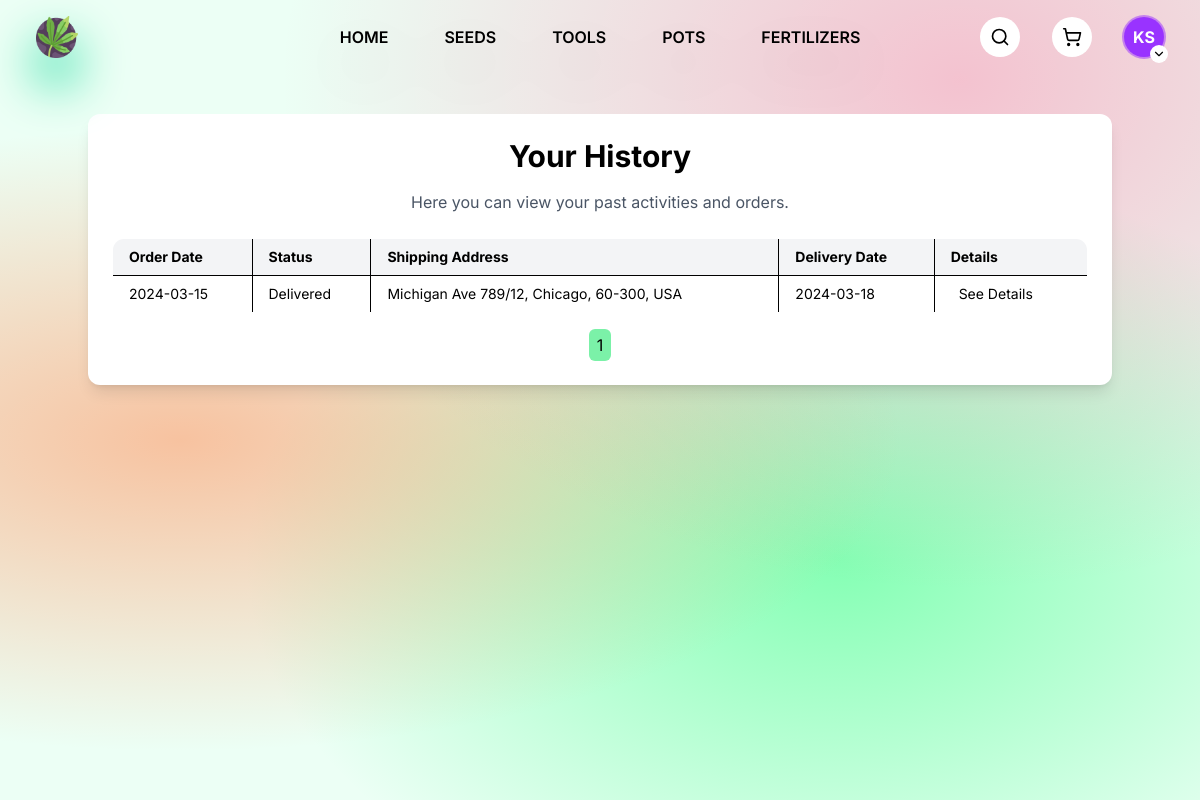
The app's page /pages/history/index.php?type=list&page=1 (signed in), older data.
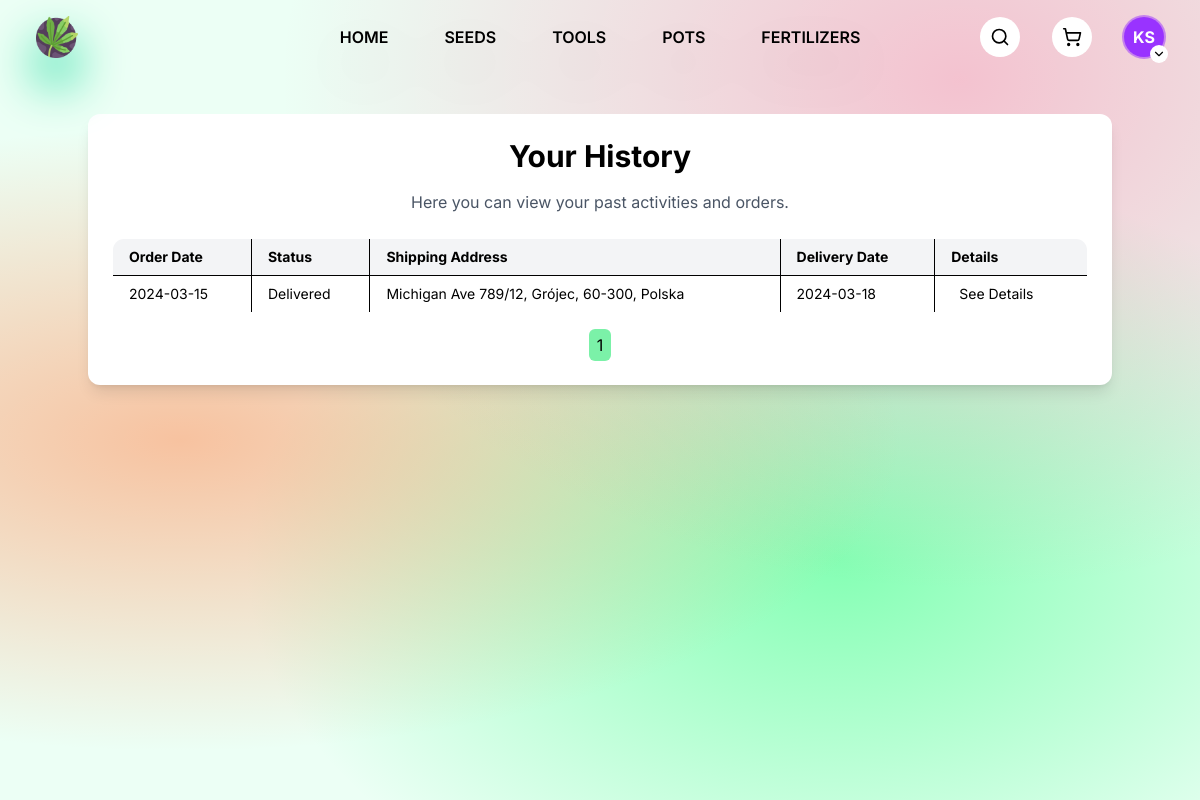
The same page, newer data.
### tables this page shows
CREATE TABLE orders (
  order_id         INT     PRIMARY KEY AUTO_INCREMENT,
  user_id          INT     NOT NULL,
  order_address_id INT     NOT NULL,
  delivered        BOOLEAN NOT NULL    DEFAULT FALSE,
  order_date       DATE    NOT NULL,
  delivery_date    DATE        NULL,

  FOREIGN KEY (user_id) REFERENCES users(user_id) ON DELETE CASCADE,
  FOREIGN KEY (order_address_id) REFERENCES order_addresses(order_address_id) ON DELETE CASCADE
);

CREATE TABLE order_addresses (
  order_address_id INT          PRIMARY KEY AUTO_INCREMENT,
  country          VARCHAR(100) NOT NULL,
  city             VARCHAR(100) NOT NULL,
  street           VARCHAR(100) NOT NULL,
  building_number  VARCHAR(10)  NOT NULL,
  apartment_number VARCHAR(10)      NULL,
   
  postal_code      CHAR(6)      NOT NULL
);

### pages/history/index.php (the view, shortened to what this page needs)
<?php
require_once __DIR__ . '/../../php/db.php';
$user = null;
if (isset($_SESSION['user_id'])) {
    $user_id = $_SESSION['user_id'];
    $stmt = $db_o->prepare("SELECT * FROM users WHERE user_id = ?");
    $stmt->bind_param("i", $user_id);
    $stmt->execute();
    $result = $stmt->get_result();
    if ($result->num_rows > 0) {
        $user = $result->fetch_assoc();
    }
}
if (isset($_GET['page']) && is_numeric($_GET['page'])) {
    $pg = (int)$_GET['page'];
    $offset = ($pg - 1) * 10;
} else {
    $pg = 1;
}
$stmt = $db_o->prepare('SELECT orders.order_date, IF(orders.delivered = 1, "Delivered", "Not Delivered"), order_addresses.street, order_addresses.building_number, order_addresses.apartment_number, order_addresses.city, order_addresses.postal_code, order_addresses.country, IF(orders.delivery_date IS NOT NULL, orders.delivery_date, "On The Way") as "status_dostawy", orders.order_id from orders inner join order_addresses on orders.order_address_id = order_addresses.order_address_id WHERE orders.user_id = ? ORDER BY orders.order_date DESC LIMIT 10 OFFSET ?');
$stmt->bind_param('ii', $user['user_id'], $offset);
$stmt->execute();
$result = $stmt->get_result();
?>
<!DOCTYPE html>
<html lang="en">
<head>
    <link rel="stylesheet" href="./styles.css" />
    <script src="https://unpkg.com/@tailwindcss/browser@4.1.7"></script>
</head>
<body class="font-[Inter]">
    <div class="relative h-dvh">
        <div class="primary-radial-background absolute inset-0 -z-[1]"></div>
        <nav class="px-[3vw] py-4 grid place-items-center grid-cols-3">
            <div class="justify-self-start">
                <a href="../home/index.php" class="drop-shadow-2xl drop-shadow-emerald-400 transition duration-200 hover:drop-shadow-lime-400">
                    <img src="../../public/images/icon.png" alt="growzone icon" width="42" />
                </a>
            </div>
            <div class="justify-self-center flex gap-10 font-semibold uppercase drop-shadow-2xl">
                <a href="../home/index.php" class="hover:text-white transition-colors rounded-lg hover:bg-black px-2 py-1">Home</a>
                <a href="../search/index.php?category=seeds" class="hover:text-white transition-colors rounded-lg hover:bg-black px-2 py-1">Seeds</a>
                <a href="../search/index.php?category=tools" class="hover:text-white transition-colors rounded-lg hover:bg-black px-2 py-1">Tools</a>
                <a href="../search/index.php?category=pots" class="hover:text-white transition-colors rounded-lg hover:bg-black px-2 py-1">Pots</a>
                <a href="../search/index.php?category=fertilizers" class="hover:text-white transition-colors rounded-lg hover:bg-black px-2 py-1">Fertilizers</a>
            </div>
            <div class="justify-self-end flex gap-8">
                <a href="../search/index.php" class="size-10 p-2.5 grid place-items-center bg-white rounded-full cursor-pointer transition hover:bg-black hover:*:stroke-white">
                    <i data-lucide="search" class="size-full transition"></i>
                </a>
                <a href="../cart/index.php" class="size-10 p-2.5 grid place-items-center bg-white rounded-full cursor-pointer transition hover:bg-black hover:*:stroke-white">
                    <i data-lucide="shopping-cart" class="size-full transition"></i>
                </a>
                <div class="relative group">
                    <button class="size-10 cursor-pointer relative">
                        <span class="avatar [--primary:var(--color-neutral-300)] bg-[var(--primary)] ring-2 ring-[var(--primary)]/50 animate-pulse font-bold text-white size-full rounded-full grid place-items-center" data-first-name="<?= htmlspecialchars($user['first_name']) ?>" data-last-name="<?= htmlspecialchars($user['last_name']) ?>">-</span>
                        <div class="absolute bg-white p-0.5 rounded-full grid place-items-center -bottom-1.5 -right-1">
                            <i data-lucide="chevron-down" class="size-[14px]"></i>
                        </div>
                    </button>
                </div>
            </div>
        </nav>
    <?php if($result->num_rows == 0) : ?>
        <div class="flex justify-center items-center mt-10 px-4">
            <div class="bg-white rounded-xl shadow-lg p-6 w-full max-w-5xl">
                <h1 class="text-3xl font-bold text-center mb-4">Your History</h1>
                <p class="text-center text-gray-600 mb-6">You have no orders.</p>
            </div>
        </div>
    <?php elseif(isset($_GET['type']) && $_GET['type'] == 'list' && $result->num_rows > 0) : ?>
    <div class="flex justify-center items-center mt-10 px-4">
        <div class="bg-white rounded-xl shadow-lg p-6 w-full max-w-5xl">
            <h1 class="text-3xl font-bold text-center mb-4">Your History</h1>
            <p class="text-center text-gray-600 mb-6">Here you can view your past activities and orders.</p>
            <div class="overflow-x-auto">
                <table class="table-auto w-full border border-neutral-700 text-sm text-left rounded-xl overflow-hidden">
                    <thead class="bg-gray-100">
                        <tr>
                            <th class="border border-black px-4 py-2">Order Date</th>
                            <th class="border border-black px-4 py-2">Status</th>
                            <th class="border border-black px-4 py-2">Shipping Address</th>
                            <th class="border border-black px-4 py-2">Delivery Date</th>
                            <th class="border border-black px-4 py-2">Details</th>
                        </tr>
                    </thead>
                    <tbody>
                        <?php
                        while ($row = $result->fetch_row()) {
                            echo '<tr>';
                            echo '<td class="border border-black px-4 py-2">' . htmlspecialchars($row[0]) . '</td>';
                            echo '<td class="border border-black px-4 py-2">' . htmlspecialchars($row[1]) . '</td>';
                            echo '<td class="border border-black px-4 py-2">' .
                                htmlspecialchars($row[2]) . ' ' . htmlspecialchars($row[3]) .
                                (isset($row[4]) ? '/' . htmlspecialchars($row[4]) : '') . ', ' .
                                htmlspecialchars($row[5]) . ', ' . htmlspecialchars($row[6]) . ', ' . htmlspecialchars($row[7]) .
                                '</td>';
                            echo '<td class="border border-black px-4 py-2">' . htmlspecialchars($row[8]) . '</td>';
                            echo '<td class="border border-black px-4 py-2"><a href="index.php?type=details&dtid=' . $row[9] . '" class="hover:text-black transition-colors rounded-lg hover:bg-gray-200 px-2 py-1">See Details</a></td>';
                            echo '</tr>';
                        }
                        ?>
                    </tbody>
                </table>
            </div>
            <div class="mt-4 flex justify-center">
                <?php
                $stmt = $db_o->prepare('SELECT COUNT(*) FROM orders WHERE user_id = ?');
                $stmt->bind_param('i', $user['user_id']);
                $stmt->execute();
                $count_result = $stmt->get_result();
                $total_orders = $count_result->fetch_row()[0];
                $total_pages = ceil($total_orders / 10);
                for ($i = 1; $i <= $total_pages; $i++) {
                    if ($i == $pg) {
                        echo '<span class="px-2 py-1 bg-green-300 rounded-md">' . $i . '</span> ';
                    } else {
                        echo '<a href="index.php?type=list&page=' . $i . '" class="px-2 py-1 bg-gray-200 rounded-md hover:bg-gray-300 transition">' . $i . '</a> ';
                    }
                }
                ?>
            </div>
        </div>
    <?php endif; ?>
</body>
</html>

### pages/history/styles.css (style rules this page uses)
.primary-radial-background { background: hsl(150 100% 96.2%); background-image: radial-gradient( at 80% 10%, hsla(341 100% 70.2% / 0.4) 0, transparent 50% ), radial-gradient(at 15% 55%, hsla(20 100% 70.2% / 0.6) 0, transparent 50%), radial-gradient(at 70% 70%, hsla(143 100% 70.2% / 0.78) 0, transparent 50%); }

Row changes from the older to the newer data that the page shows:
changed through a linked row, orders "Michigan Ave": order_address.city "Chicago" → "Grójec"; order_address.country "USA" → "Polska"
